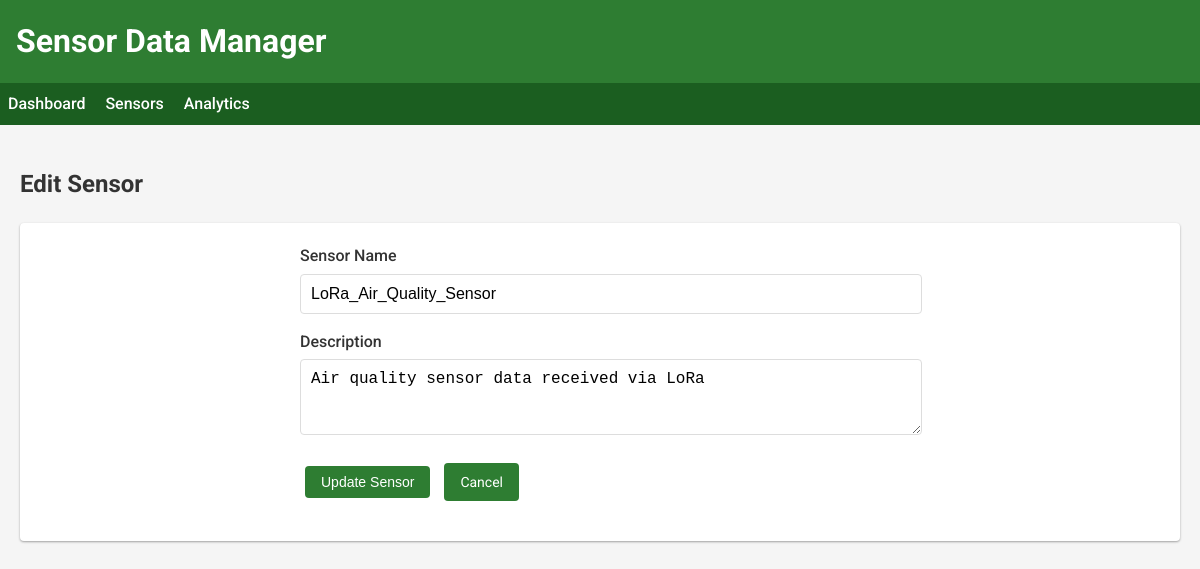
/sensors/2/edit, run on the app's committed database.
### tables this page shows
CREATE TABLE sensors (
                id INTEGER PRIMARY KEY,
                name TEXT NOT NULL,
                description TEXT
            );

### main.py (the view, shortened to what this page needs)
@app.route('/sensors/<int:id>/edit', methods=['GET', 'POST'])
def edit_sensor(id):
    conn = get_db_connection()
    sensor = conn.execute('SELECT id, name, description FROM sensors WHERE id = ?', (id,)).fetchone()
    if sensor is None:
        conn.close()
        flash('Sensor not found!')
        return redirect(url_for('list_sensors'))
    conn.close()
    return render_template('sensor_form.html', sensor=sensor)

### main.py (called while the page is built)
def get_db_connection():
    conn = sqlite3.connect('sensor_data.db')
    conn.row_factory = sqlite3.Row
    return conn

### templates/sensor_form.html (shortened to what this page needs)
{% extends 'base.html' %}
{% block content %}
    <h2>{{ 'Edit' if sensor else 'Add' }} Sensor</h2>
    <div class="card">
        <form method="post">
            <div class="form-group">
                <label for="name">Sensor Name</label>
                <input type="text" id="name" name="name" value="{{ sensor.name if sensor else '' }}" required>
            </div>
            <div class="form-group">
                <label for="description">Description</label>
                <textarea id="description" name="description" rows="3">{{ sensor.description if sensor else '' }}</textarea>
            </div>
            <div class="form-group">
                <button type="submit" class="btn">{{ 'Update' if sensor else 'Add' }} Sensor</button>
                <a href="{{ url_for('list_sensors') }}" class="btn">Cancel</a>
            </div>
        </form>
    </div>
{% endblock %}

### static/style.css (style rules this page uses)
body { font-family: 'Roboto', sans-serif; line-height: 1.6; margin: 0; padding: 0; color: #333; background-color: #f5f5f5; }
.card { background: white; border-radius: 4px; box-shadow: 0 1px 3px rgba(0, 0, 0, 0.12), 0 1px 2px rgba(0, 0, 0, 0.24); margin-bottom: 20px; padding: 20px; }
.btn { display: inline-block; padding: 8px 16px; margin: 5px; border: none; border-radius: 4px; background-color: #2e7d32; color: white; cursor: pointer; text-decoration: none; font-size: 14px; text-align: center; }
form { max-width: 600px; margin: 0 auto; }
.form-group { margin-bottom: 15px; }
label { display: block; margin-bottom: 5px; font-weight: 500; }
input, select, textarea { width: 100%; padding: 10px; border: 1px solid #ddd; border-radius: 4px; font-size: 16px; }

### data on the page
sensors: name "LoRa_Air_Quality_Sensor", description "Air quality sensor data received via LoRa"

### other printed values
{{ 'Edit' if sensor else 'Add' }} "Edit"
{{ 'Update' if sensor else 'Add' }} "Update"
